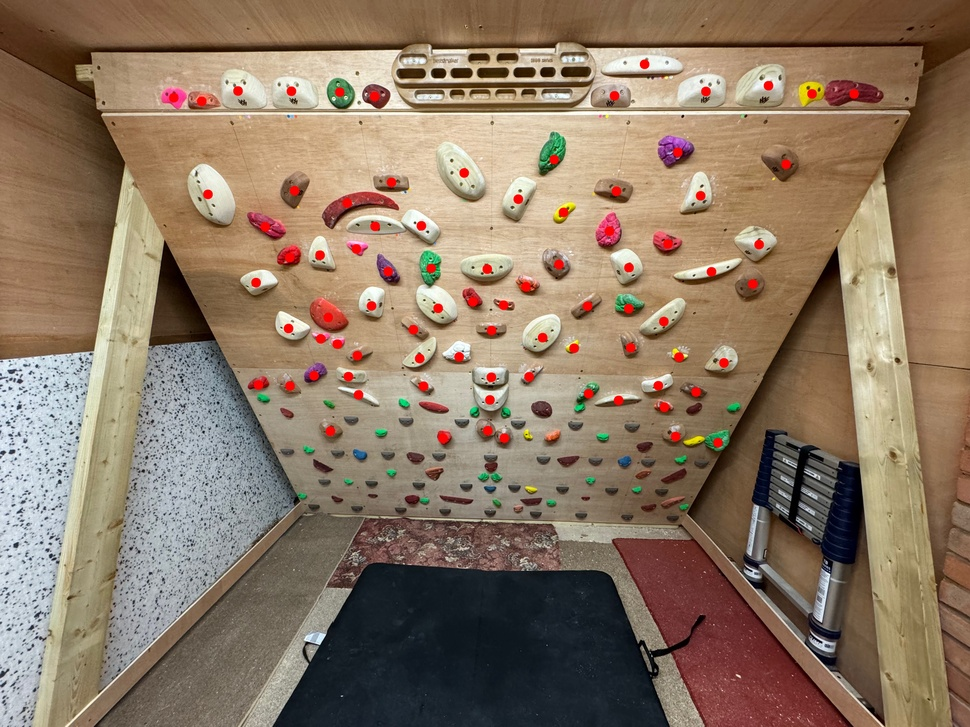
#> input picture draft_files/new_route_draft/Basic_Layout.jpeg, 970 x 727 px, shrunk from 4032 x 3024 before the run
$ python New_Route.py
#> lines starting #> are read from the running program, lines starting #| are printed output that depends on the picture; after the words box and inside, x2 and y2 are one past the last pixel; in counts of white or black regions, pixels touching at a corner belong together
import pandas as pd
import cv2, csv
from datetime import datetime as dt


def get_holds(filename):
#> called with filename = 'Coord_List.txt'
    df = pd.read_csv(filename, sep=",")
#> (reads draft_files/new_route_draft/Coord_List.txt from the repository)
    return df


# [7 lines left out: function filter_holds, not called in this run]


def get_hold_ID(df):
    holdID = df['id'].values[0]
    return holdID


# [81 lines left out: functions get_coord_list, click_event, not called in this run]


def create_route():
    global img, routeHolds

    font = cv2.FONT_HERSHEY_COMPLEX

    cv2.putText(img,
                "Press any key to close this window once all holds are selected",
                (100, 100), font, 2, (255, 255, 255), 5)
    cv2.imshow('image', img)
    cv2.setMouseCallback('image', click_event)
    cv2.waitKey(0)
    cv2.destroyAllWindows()
    return routeHolds, specialHolds


def string_holds(holdList):
    holds1 = []
    for i in holdList:
        holds1.append(str(i))
    holds2 = ', '.join(holds1)
    return holds2


def append_route(routeHolds, specialHolds):
    df2 = pd.read_csv('routes.csv', sep=';')
    lastRouteID = df2['route_id'].iat[-1]

    newRouteID = lastRouteID + 1
    routeName = "Route " + str(newRouteID)
    specials = string_holds(specialHolds)
    holds = string_holds(routeHolds)
    grade = "TBC"
    setter = "Tom"
    dateSet = dt.today().strftime('%d/%m/%Y')

    data = {'route_id': newRouteID,
            'route_name': routeName,
            'specials': specials,
            'holds': holds,
            'grade': grade,
            'setter': setter,
            'date_set': dateSet
            }

    df3 = pd.DataFrame(data, index=[0])

    df3.to_csv('routes.csv', sep=';', mode='a', index=False, header=False)


if __name__ == "__main__":
    df = get_holds('Coord_List.txt')

    img = cv2.imread('Basic_Layout.jpeg', 1)
#> img is the input picture: shape (727, 970, 3); mean B, G, R 100.6, 120.5, 141
    routeHolds = []
    specialHolds = []

    routeHolds, specialHolds = create_route()
#> in create_route, `cv2.putText(img, "Press any key to close this window once all holds ar..`:
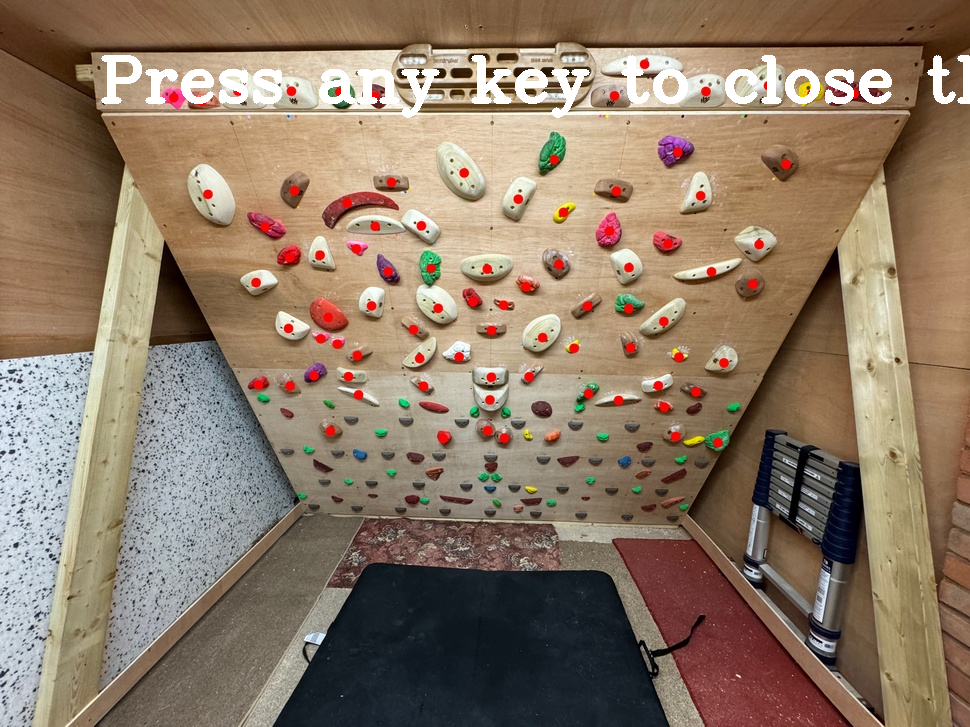
#> img: shape (727, 970, 3); 2.01% of pixels changed, all inside (x1, y1, x2, y2) = (101, 55, 970, 118)

    append_route(routeHolds, specialHolds)
#> (reads draft_files/new_route_draft/routes.csv from the repository)
